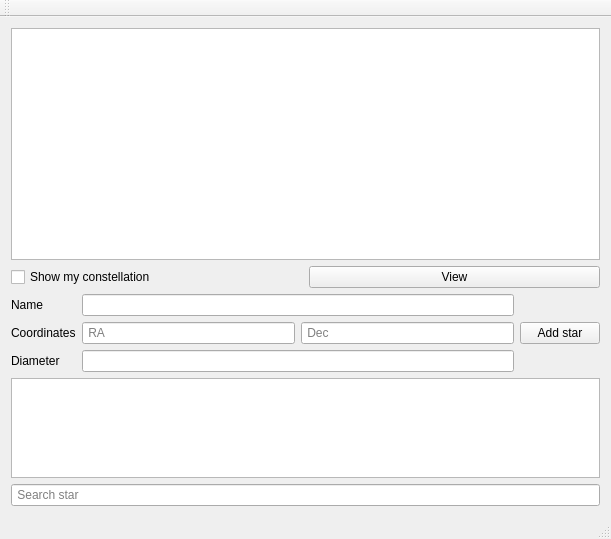
<?xml version="1.0" encoding="UTF-8"?>
<ui version="4.0">
 <class>ExamMVCClass</class>
 <widget class="QMainWindow" name="ExamMVCClass">
  <property name="geometry">
   <rect>
    <x>0</x>
    <y>0</y>
    <width>611</width>
    <height>539</height>
   </rect>
  </property>
  <property name="windowTitle">
   <string>ExamMVC</string>
  </property>
  <widget class="QWidget" name="centralWidget">
   <layout class="QVBoxLayout" name="verticalLayout">
    <item>
     <widget class="QTableView" name="tableView"/>
    </item>
    <item>
     <layout class="QHBoxLayout" name="horizontalLayout_3">
      <item>
       <widget class="QCheckBox" name="checkBox">
        <property name="text">
         <string>Show my constellation</string>
        </property>
       </widget>
      </item>
      <item>
       <widget class="QPushButton" name="viewButton">
        <property name="text">
         <string>View</string>
        </property>
       </widget>
      </item>
     </layout>
    </item>
    <item>
     <layout class="QHBoxLayout" name="horizontalLayout_2">
      <item>
       <layout class="QFormLayout" name="formLayout">
        <item row="0" column="0">
         <widget class="QLabel" name="label">
          <property name="text">
           <string>Name</string>
          </property>
         </widget>
        </item>
        <item row="0" column="1">
         <widget class="QLineEdit" name="nameLineEdit"/>
        </item>
        <item row="1" column="0">
         <widget class="QLabel" name="label_2">
          <property name="text">
           <string>Coordinates</string>
          </property>
         </widget>
        </item>
        <item row="1" column="1">
         <layout class="QHBoxLayout" name="horizontalLayout">
          <item>
           <widget class="QLineEdit" name="RAlineEdit">
            <property name="placeholderText">
             <string> RA</string>
            </property>
           </widget>
          </item>
          <item>
           <widget class="QLineEdit" name="decLineEdit">
            <property name="placeholderText">
             <string> Dec</string>
            </property>
           </widget>
          </item>
         </layout>
        </item>
        <item row="2" column="0">
         <widget class="QLabel" name="label_3">
          <property name="text">
           <string>Diameter</string>
          </property>
         </widget>
        </item>
        <item row="2" column="1">
         <widget class="QLineEdit" name="diamLineEdit"/>
        </item>
       </layout>
      </item>
      <item>
       <widget class="QPushButton" name="addButton">
        <property name="text">
         <string>Add star</string>
        </property>
       </widget>
      </item>
     </layout>
    </item>
    <item>
     <widget class="QListWidget" name="listWidget">
      <property name="maximumSize">
       <size>
        <width>16777215</width>
        <height>100</height>
       </size>
      </property>
     </widget>
    </item>
    <item>
     <widget class="QLineEdit" name="searchLineEdit">
      <property name="text">
       <string/>
      </property>
      <property name="placeholderText">
       <string> Search star</string>
      </property>
     </widget>
    </item>
   </layout>
  </widget>
  <widget class="QMenuBar" name="menuBar">
   <property name="geometry">
    <rect>
     <x>0</x>
     <y>0</y>
     <width>611</width>
     <height>21</height>
    </rect>
   </property>
  </widget>
  <widget class="QToolBar" name="mainToolBar">
   <attribute name="toolBarArea">
    <enum>TopToolBarArea</enum>
   </attribute>
   <attribute name="toolBarBreak">
    <bool>false</bool>
   </attribute>
  </widget>
  <widget class="QStatusBar" name="statusBar"/>
 </widget>
 <layoutdefault spacing="6" margin="11"/>
 <resources>
  <include location="ExamMVC.qrc"/>
 </resources>
 <connections/>
</ui>
